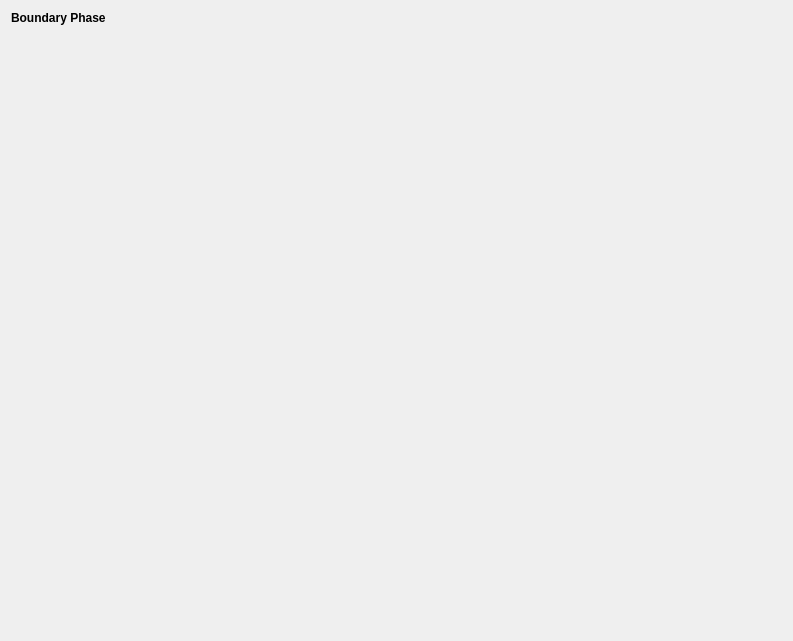
<?xml version="1.0" encoding="UTF-8"?>
<ui version="4.0">
 <class>BoundaryPhaseWidget</class>
 <widget class="StatsGenWidget" name="BoundaryPhaseWidget">
  <property name="geometry">
   <rect>
    <x>0</x>
    <y>0</y>
    <width>793</width>
    <height>641</height>
   </rect>
  </property>
  <property name="windowTitle">
   <string>Form</string>
  </property>
  <layout class="QVBoxLayout" name="verticalLayout_2">
   <item>
    <widget class="QLabel" name="label">
     <property name="styleSheet">
      <string notr="true">QLabel
{
font-weight: bold;
font-size: 150%;
}</string>
     </property>
     <property name="text">
      <string>Boundary Phase</string>
     </property>
    </widget>
   </item>
   <item>
    <spacer name="verticalSpacer">
     <property name="orientation">
      <enum>Qt::Vertical</enum>
     </property>
     <property name="sizeHint" stdset="0">
      <size>
       <width>20</width>
       <height>40</height>
      </size>
     </property>
    </spacer>
   </item>
  </layout>
 </widget>
 <customwidgets>
  <customwidget>
   <class>StatsGenWidget</class>
   <extends>QWidget</extends>
   <header location="global">StatsGenWidget.h</header>
   <container>1</container>
  </customwidget>
 </customwidgets>
 <resources>
  <include location="../../../../../../../SIMPL/Resources/SIMPL.qrc"/>
 </resources>
 <connections/>
</ui>
